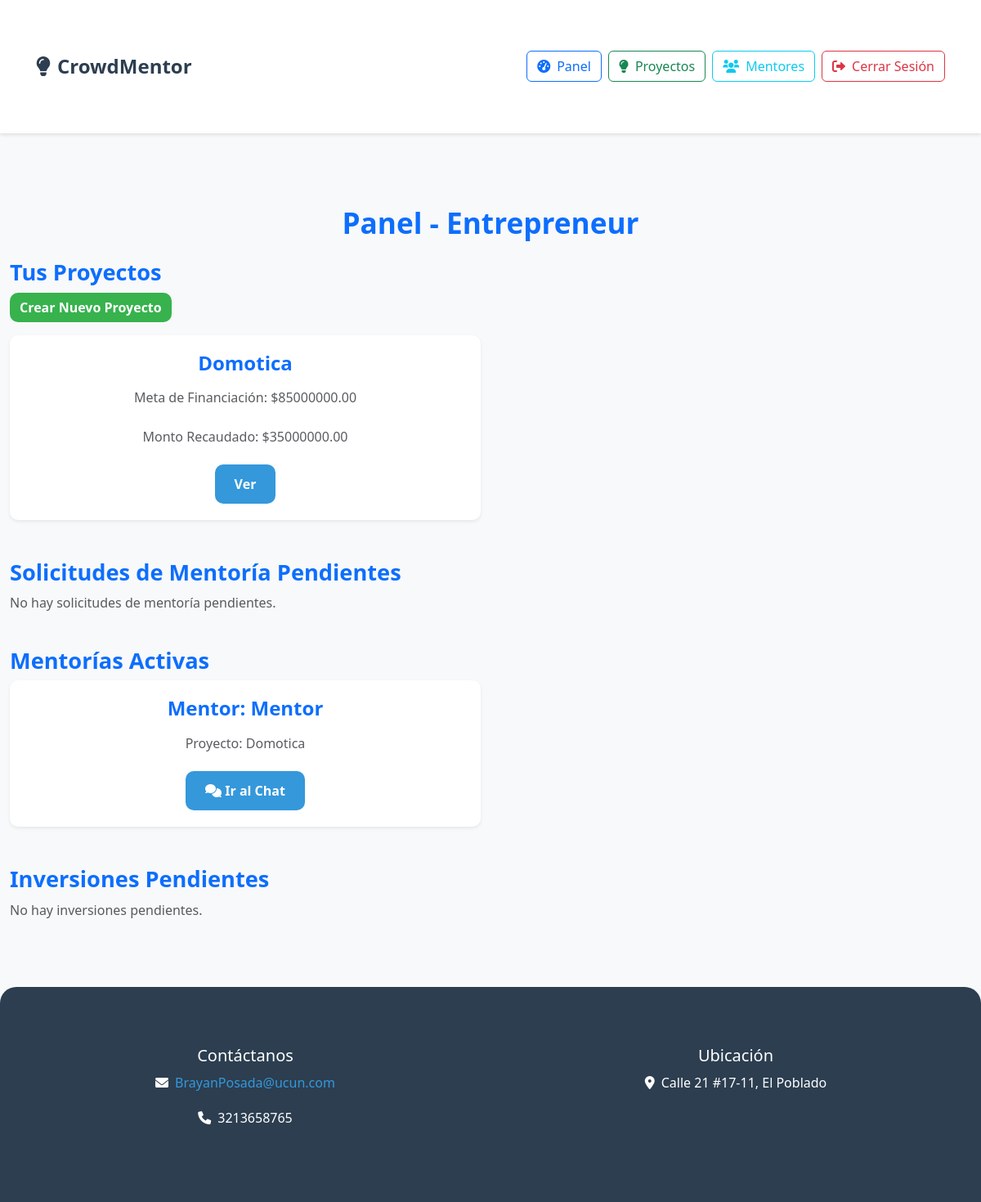
Before: /dashboard/ (signed in) with the older database file.
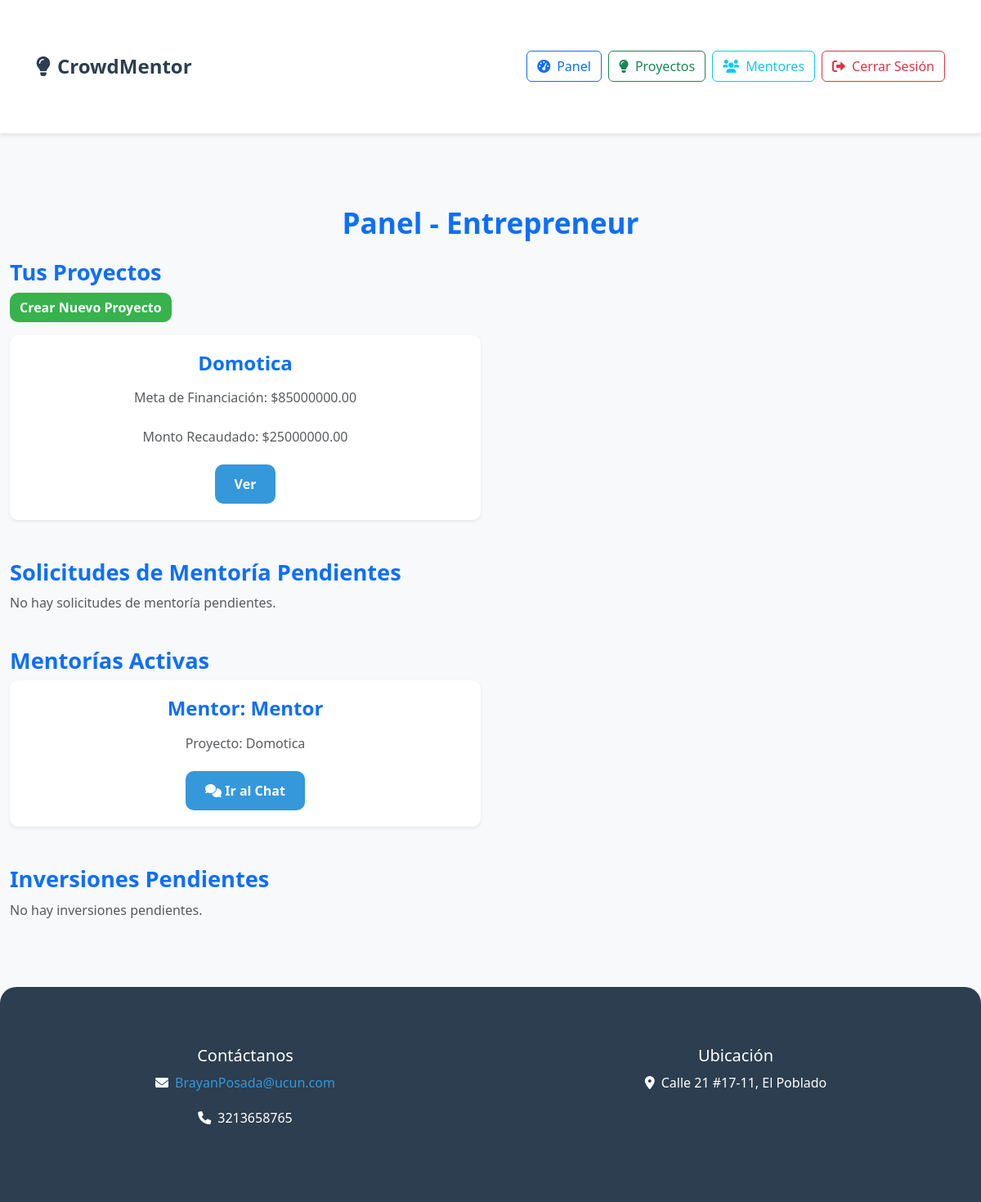
After: the same page with the newer database file.
### core/models.py (models this page shows, shortened)
class Project(models.Model):
    title = models.CharField(max_length=200)
    description = models.TextField()
    owner = models.ForeignKey(User, on_delete=models.CASCADE, related_name='projects')
    funding_goal = models.DecimalField(max_digits=10, decimal_places=2)
    amount_raised = models.DecimalField(max_digits=10, decimal_places=2, default=0)
    created_at = models.DateTimeField(default=timezone.now)
    image = models.ImageField(upload_to='projects/', blank=True, null=True)
    is_active = models.BooleanField(default=True)

### core/views.py (the view, shortened to what this page needs)
# urls.py: path('dashboard/', views.dashboard, name='dashboard'),
@login_required
def dashboard(request):
    try:
        profile = Profile.objects.get(user=request.user)
    except Profile.DoesNotExist:
        messages.error(request, 'No se encontró un perfil asociado a este usuario.')
        return redirect('home')
    if profile.user_type == 'evaluator' and not profile.is_approved_by_admin:
        messages.error(request, 'Tu cuenta aún no ha sido aprobada por el Administrador.')
        return redirect('home')
    if profile.user_type == 'mentor' and not profile.is_approved:
        messages.error(request, 'Tu cuenta aún no ha sido aprobada por un Evaluador.')
        return redirect('home')
    if request.user.is_superuser:  # Verificar si el usuario es administrador
        return render(request, 'admin_dashboard.html', {'profile': profile})
    if profile.user_type == 'entrepreneur':
        projects = Project.objects.filter(owner=request.user)
        investments = Investment.objects.filter(project__owner=request.user, status='pending')
        accepted_mentorships = Mentorship.objects.filter(
            project__owner=request.user,
            status='accepted'
        )
        pending_mentorships = Mentorship.objects.filter(
            project__owner=request.user,
            status='pending'
        )
        return render(request, 'dashboard.html', {
            'projects': projects,
            'investments': investments,
            'profile': profile,
            'mentorships': accepted_mentorships,
            'pending_mentorships': pending_mentorships
        })

### core/templates/dashboard.html (shortened to what the changed rows need)
{% extends 'base.html' %}
{% load static %}
{% block content %}
    <h2 class="text-center text-primary my-4">Panel - {{ profile.user_type|title }}</h2>
    {% if profile.user_type == 'entrepreneur' %}
        <div class="row">
            {% for project in projects %}
                <div class="col-md-6 mb-4">
                    <div class="card shadow-sm">
                        <div class="card-body">
                            <h5 class="card-title text-primary">{{ project.title }}</h5>
                            <p class="card-text text-muted">Meta de Financiación: ${{ project.funding_goal }}</p>
                            <p class="card-text text-muted">Monto Recaudado: ${{ project.amount_raised }}</p>
                            <a href="{% url 'project_detail' project.pk %}" class="btn btn-primary">Ver</a>
                        </div>
                    </div>
                </div>
            {% empty %}
                <p class="text-muted">No hay proyectos aún.</p>
            {% endfor %}
        </div>
    {% endif %}
{% endblock %}

Changed rows visible on the page:
changed Project "Domotica": amount_raised "35000000.00" → "25000000.00"
